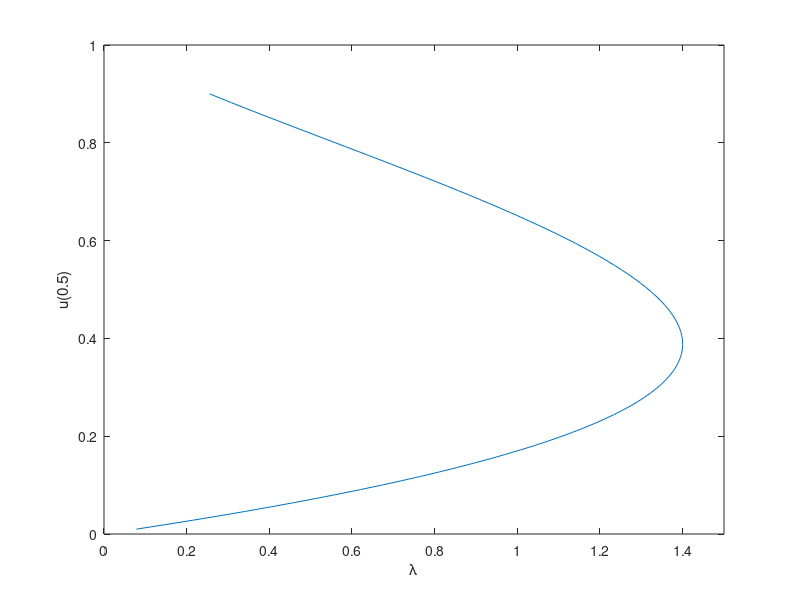
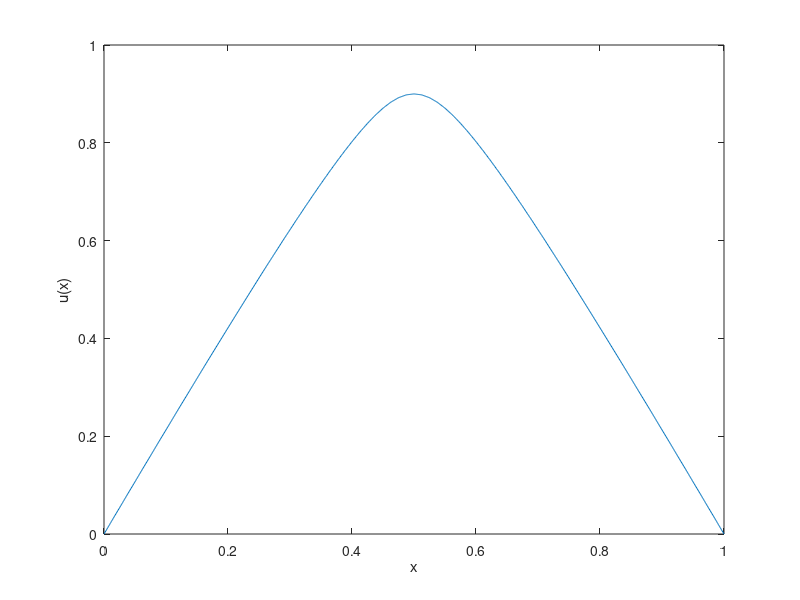
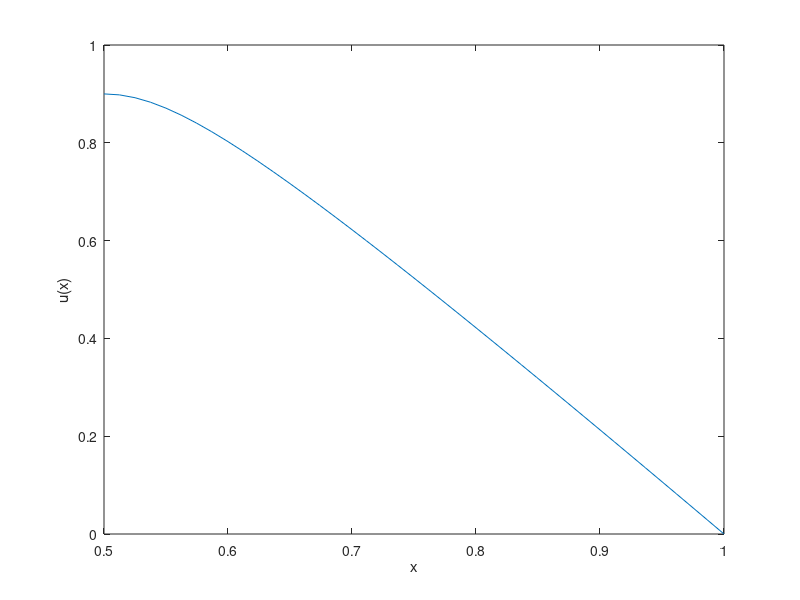

Source code (MATLAB) for these figures, in order:

u0 = 0.01;

function res = IVP(lambda,u0)
  ODE = @(x,u) [u(2);-lambda./(1-u(1)).^2];
  [x,u] = ode45(ODE,[0.5,1],[u0;0]);
  res = u(end,1);
endfunction

ToSolve = @(lambda)IVP(lambda,u0);
lambda = fsolve(ToSolve,0.01);
N = 100;
u0_List = linspace(0.01,0.9,N); lambda_List = zeros(size(u0_List));
for jj = 1:length(u0_List)
  ToSolve = @(lambda)IVP(lambda,u0_List(jj));
  lambda = fsolve(ToSolve,u0_List(jj));
  lambda_List(jj) = lambda;
endfor
figure(5); plot(lambda_List,u0_List);
           xlabel('\lambda'); ylabel('u(0.5)'); xlim([0,1.5])

% plot an upper solution
lambda = lambda_List(N); u0 = u0_List(N);
ODE = @(x,u) [u(2);-lambda./(1-u(1)).^2];
[x,u] = ode45(ODE,[0.5,1],[u0;0]);
figure(7); plot(x,u(:,1)); xlabel('x'); ylabel('u(x)')
x_all = linspace(0,1,1001); u_all = interp1(x,u(:,1),0.5+abs(x_all-0.5));
figure(6); plot(x_all,u_all); xlabel('x'); ylabel('u(x)')
save UpperSolution.mat x_all u_all lambda u0

printing = 0
if printing
  figure(5); print -dpdfcrop MEMSparameters.pdf
  figure(6); print -dpdfcrop MEMSUpperSolution.pdf
endif
